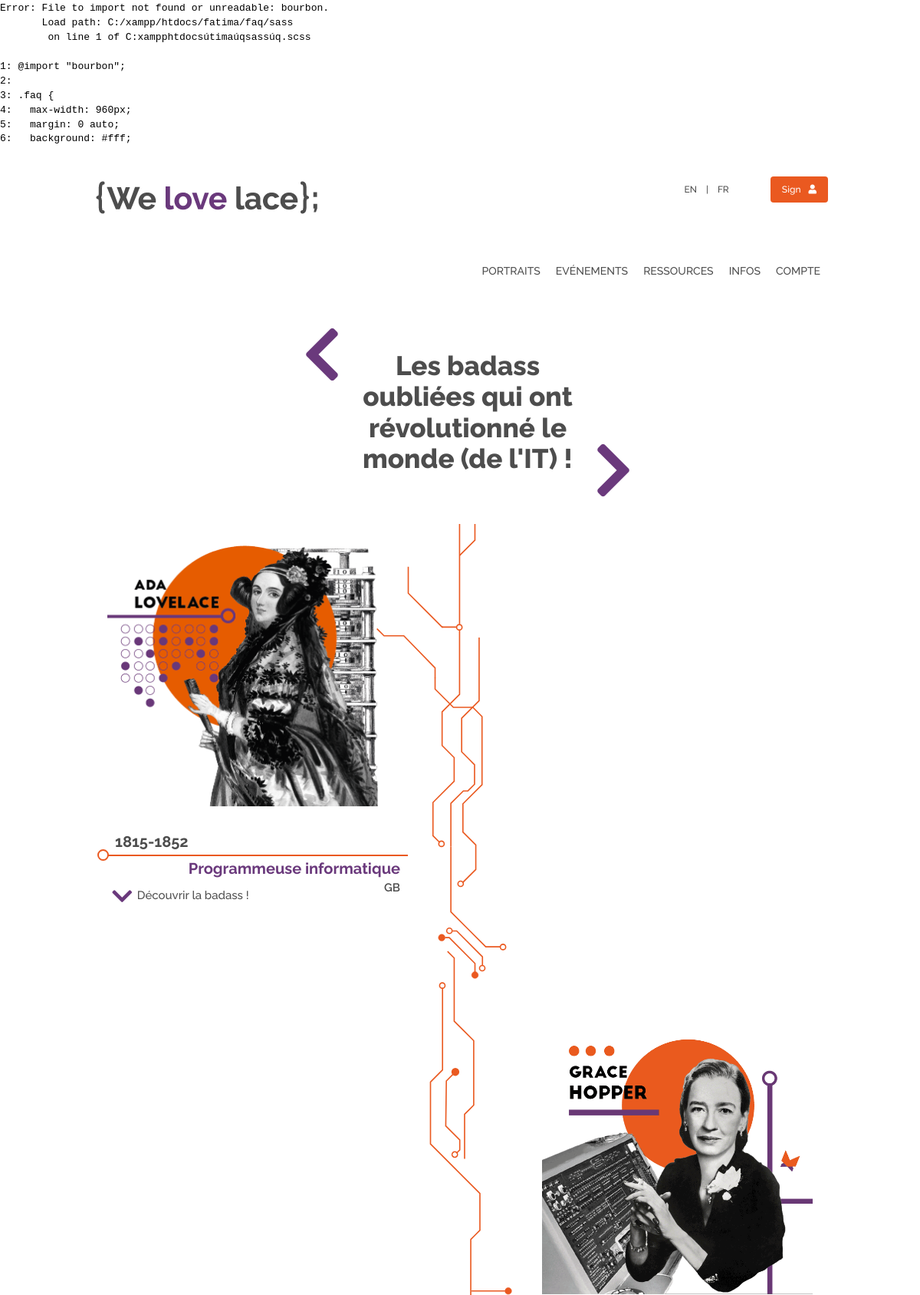
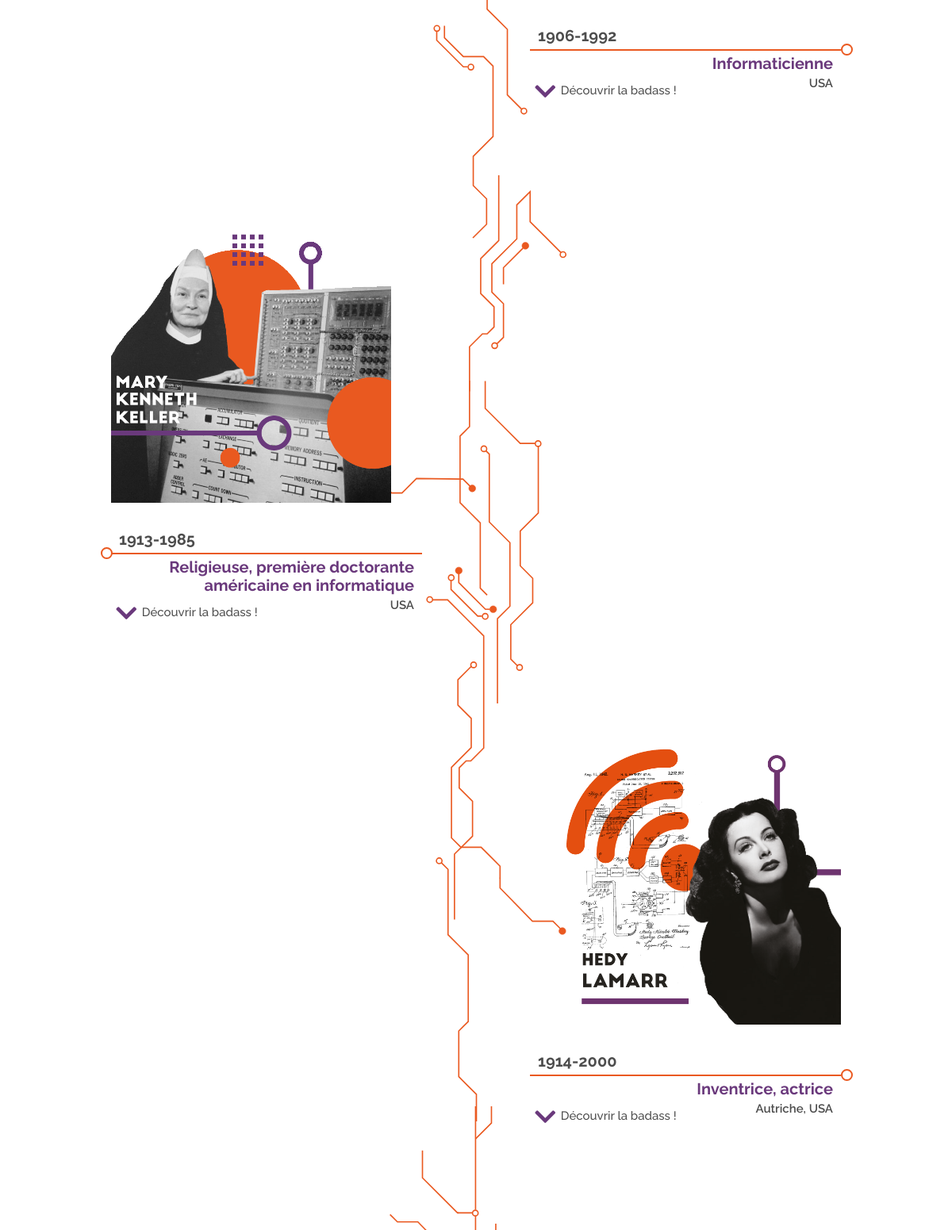
The app's page /juju/index.php?page=portraits (upper part) with its own data (2 pictures, top to bottom).
### tables this page shows
CREATE TABLE `t_women` (
  `idWomen` smallint(5) NOT NULL,
  `nom` varchar(15) NOT NULL,
  `prenom` varchar(20) NOT NULL,
  `dateBirth` smallint(4) NOT NULL,
  `dateDeath` smallint(4) DEFAULT NULL,
  `nationality` varchar(15) NOT NULL,
  `profession` varchar(100) NOT NULL,
  `description` text NOT NULL,
  `image` varchar(100) NOT NULL
);

### juju/pages/portraits.php (the view, shortened to what this page needs)
<div id="portraitSection">
    <div class="intro">
        <i class="fas fa-chevron-left"></i><p>Les badass oubliées qui ont révolutionné le monde (de l'IT) !</p><i class="fas fa-chevron-right"></i>
    </div>
    <div id="timeline">
        <?php
        require_once('./config.php');
        try {
            $pdo = new PDO(MYSQL_DSN, DB_USER, DB_PWD);
        }   catch (PDOExeption $e){
            echo $e->getMessage();
            $pdo = null ;
            die();
        }
        $statement = $pdo->query('SELECT * FROM t_women ORDER BY dateBirth ASC');
        $t_women = $statement->fetchAll(PDO::FETCH_ASSOC);
        ?>
        <?php
        for($i = 0; $i < count($t_women); $i++){
            echo '<div class="timeline-item">';
            if($i % 2 == 0) {
                echo  '<div class="timeline-content left">';
            }
            else {
                 echo  '<div class="timeline-content right">';
            }
            echo '<img class="portraitImg" src="./img/portraits/' . $t_women[$i]['image'] . '.png" alt=""><h2>' . $t_women[$i]['prenom'] . ' ' . $t_women[$i]['nom'] . '</h2><p class="datePortrait">' . $t_women[$i]['dateBirth'] . '-' . $t_women[$i]['dateDeath'] . '</p><p class="profession">' . ucfirst($t_women[$i]['profession']) . '</p><p class="nationalite">' . $t_women[$i]['nationality'] . '</p><button class="descriptionBtn" id="' . $t_women[$i]['idWomen'] . '"><i class="fas fa-chevron-right fa-rotate-90"></i><span>Découvrir la badass !</span></button><p class="portraitDesc visible" id="' . $t_women[$i]['idWomen'] . '">' . $t_women[$i]['description'] . '</p>' .  '</div></div>';
        }
        ?>
    </div>
</div>

### juju/includes/header.php (shortened to what this page needs)
<!DOCTYPE html>
<html lang="en">
<head>
    <link rel="stylesheet" href="./style/normalize.css">
    <link rel="stylesheet" href="./style/jquery/magnific-popup.css">
    <link rel="stylesheet" href="./style/jquery/faq.css">
    <link rel="stylesheet" href="./style/stylejuju.css">
    <link rel="stylesheet" href="./style/fontAwesome/css/all.css">
</head>
<body>
    <div id="headerTop">
        <div id="logo">
           <a href="./index.php"><img src="./img/logo/logo_nom.png" alt=""></a>
        </div>
        <div id="leftLinks">
               <a href="">EN</a>
               <a href="">FR</a>
           <?php
            if (isset($_SESSION['pseudo'])) {
                echo '<a href="?session=session_logout">Sign out<i class="fas fa-user"></i></a>';
                echo '<p id="welcomePseudo">Bienvenue ' . $_SESSION['pseudo'] . ' You\'re badass !</p>';
            }
            else {
                echo '<a href="?session=inscriptionlogin">Sign<i class="fas fa-user"></i></a>';
            }
           ?>
        </div>
    </div>

### juju/index.php (shortened to what this page needs)
<?php
include("./includes/header.php");
$listePages = ['portraits', 'evenement', 'ressources', 'infos', 'compte'];
if (isset($_GET['page']) || isset($_GET['session'])) {
    if(isset($_GET['page']) && in_array($_GET['page'], $listePages)) {
        include("./includes/nav.php");
        include("pages/" . $_GET['page'] . ".php");
    }
}
else {
    include("./accueil.html");
}
include("./includes/footer.php");
?>

### juju/includes/nav.php (shortened to what this page needs)
<nav>
    <ul id="navigationMenu">
        <li><a href="?page=portraits">Portraits</a></li>
        <li><a href="?page=evenement">Evénements</a></li>
        <li><a href="?page=ressources">Ressources</a></li>
        <li><a href="?page=infos">Infos</a></li>
        <li><a href="?page=compte">Compte</a></li>
    </ul>
</nav>

### juju/includes/footer.php
</body>
</html>

### juju/style/stylejuju.css (style rules this page uses)
*, nav #navigationMenu { font-family: "Raleway"; }
#compteSection #profilDetail #profilBtn, #headerTop #leftLinks a:nth-of-type(3), .ressourceBtn, .ressourceChild .overlay .infoLink, .white-popup-block .lienBtn, #sign button { border-radius: 4px; padding: 10px 15px 10px 15px; }
#compteSection, #headerTop, nav, #portraitSection, #ressourceSection, #sign div, #eventSection, #info { width: 80%; margin-top: 50px; margin-left: auto; margin-right: auto; margin-bottom: 50px; }
#timeline .timeline-item:after, #timeline .timeline-item:before { content: ''; display: block; width: 100%; clear: both; }
* { box-sizing: border-box; }
#headerTop { margin-top: 20px; display: flex; justify-content: space-between; align-items: center; flex-wrap: wrap; }
#headerTop #logo { width: 200px; margin-top: 25px; }
#headerTop #leftLinks a { text-decoration: none; color: #4d4d4d; font-weight: 500; font-size: 12px; }
#headerTop #leftLinks a:nth-of-type(2)::before { content: "|"; padding: 10px; position: relative; left: -2px; }
#headerTop #leftLinks a:nth-of-type(3) { margin-left: 50px; background-color: #ea5920; color: #fff; }
#headerTop #leftLinks a:nth-of-type(3) i { padding-left: 10px; color: #fff; }
nav #navigationMenu { display: flex; justify-content: flex-end; }
nav #navigationMenu li { list-style-type: none; padding: 10px; }
nav #navigationMenu li a { padding-bottom: 30px; text-transform: uppercase; color: #4d4d4d; font-size: 14px; font-weight: 500; text-decoration: none; }
#timeline { background-image: url(../img/portraits/ligneTemps.svg), url(..//img/portraits/ligneTemps.svg), url(..//img/portraits/ligneTemps.svg), url(..//img/portraits/ligneTemps.svg); background-repeat: no-repeat; background-position: 48% 0, 48.1% 150rem, 48.2% 300rem, 48.3% 450rem; background-size: 265px, 265px, 265px, 265px; width: 100%; margin: 30px auto; margin-bottom: 0; position: relative; -webkit-transition: all 0.4s ease; -moz-transition: all 0.4s ease; -ms-transition: all 0.4s ease; transition: all 0.4s ease; }
#timeline:after { content: ""; clear: both; display: table; width: 100%; }
#timeline .timeline-item { margin-bottom: 50px; position: relative; }
#timeline .timeline-item .timeline-content { width: 45%; background: transparent; padding: 20px; -webkit-transition: all 0.3s ease; -moz-transition: all 0.3s ease; -ms-transition: all 0.3s ease; transition: all 0.3s ease; }
#timeline .timeline-item .timeline-content.right { float: right; }
#timeline .timeline-item .timeline-content .profession { position: relative; top: -15px; width: 100%; font-size: 20px; font-weight: 700; color: #6a397c; padding-right: 10px; display: flex; justify-content: flex-end; text-align: right; }
#timeline .timeline-item .timeline-content .nationalite { position: relative; top: -30px; display: flex; text-align: right; padding-right: 10px; justify-content: flex-end; width: 100%; font-size: 15px; font-weight: 600; color: #4d4d4d; padding-left: 10px; }
#timeline .timeline-item .timeline-content .datePortrait { width: 100%; border-bottom: 2px solid #ea5920; font-size: 20px; font-weight: 700; color: #4d4d4d; padding-left: 10px; padding-bottom: 5px; }
#timeline .timeline-item .timeline-content .descriptionBtn { border: none; color: #6a397c; background-color: transparent; position: relative; display: flex; justify-content: flex-start; align-items: center; padding-left: 10px; position: relative; top: -60px; }
#timeline .timeline-item .timeline-content .descriptionBtn i { font-size: 30px; margin-right: 10px; }
#timeline .timeline-item .timeline-content .descriptionBtn span { font-size: 15px; color: #4d4d4d; font-weight: 500; }
.left .datePortrait::before { content: ''; display: block; position: relative; top: 36px; left: -23px; width: 11px; height: 11px; border-radius: 50%; color: white; border: 2px solid #ea5920; }
.right .datePortrait::before { content: ''; display: block; position: relative; top: 36px; right: -100%; width: 11px; height: 11px; border-radius: 50%; color: white; border: 2px solid #ea5920; }
.portraitImg { display: block; width: 90%; margin-left: 0; }
.right .portraitImg { margin-left: auto; margin-right: 0; }
.intro { display: flex; font-weight: 800; font-size: 35px; width: 450px; justify-content: center; margin-left: auto; margin-right: auto; }
.intro p { text-align: center; color: #4d4d4d; }
.intro i { font-size: 80px; color: #6a397c; font-weight: 800; }
.intro i:first-of-type { margin-left: 20px; }
.intro i:nth-of-type(2) { align-self: flex-end; }

### records on screen
t_women: shows a picture, dateBirth "1815", dateDeath "1852", profession "Programmeuse informatique", nationality "GB"
t_women: image (picture), dateBirth "1906", dateDeath "1992", profession "Informaticienne", nationality "USA"
t_women: image (picture), dateBirth "1913", dateDeath "1985", profession "Religieuse, première doctorante américaine en informatique", nationality "USA"
t_women: image (picture), dateBirth "1914", dateDeath "2000", profession "Inventrice, actrice", nationality "Autriche, USA"
